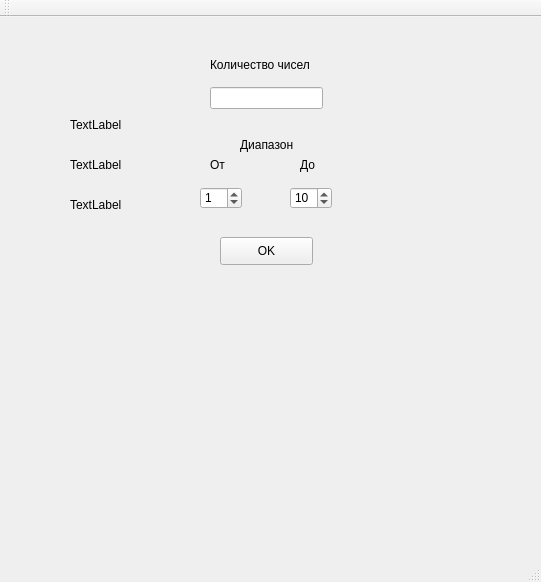
<?xml version="1.0" encoding="UTF-8"?>
<ui version="4.0">
 <class>MainWindow</class>
 <widget class="QMainWindow" name="MainWindow">
  <property name="geometry">
   <rect>
    <x>0</x>
    <y>0</y>
    <width>541</width>
    <height>582</height>
   </rect>
  </property>
  <property name="windowTitle">
   <string>MainWindow</string>
  </property>
  <widget class="QWidget" name="centralWidget">
   <widget class="QCustomPlot" name="widget" native="true">
    <property name="geometry">
     <rect>
      <x>0</x>
      <y>270</y>
      <width>541</width>
      <height>281</height>
     </rect>
    </property>
   </widget>
   <widget class="QLabel" name="label">
    <property name="geometry">
     <rect>
      <x>210</x>
      <y>40</y>
      <width>111</width>
      <height>16</height>
     </rect>
    </property>
    <property name="text">
     <string>Количество чисел</string>
    </property>
   </widget>
   <widget class="QLineEdit" name="lineEdit">
    <property name="geometry">
     <rect>
      <x>210</x>
      <y>70</y>
      <width>113</width>
      <height>22</height>
     </rect>
    </property>
   </widget>
   <widget class="QLabel" name="label_2">
    <property name="geometry">
     <rect>
      <x>240</x>
      <y>120</y>
      <width>71</width>
      <height>16</height>
     </rect>
    </property>
    <property name="text">
     <string>Диапазон</string>
    </property>
   </widget>
   <widget class="QSpinBox" name="spinBox">
    <property name="geometry">
     <rect>
      <x>200</x>
      <y>170</y>
      <width>42</width>
      <height>22</height>
     </rect>
    </property>
    <property name="value">
     <number>1</number>
    </property>
   </widget>
   <widget class="QSpinBox" name="spinBox_2">
    <property name="geometry">
     <rect>
      <x>290</x>
      <y>170</y>
      <width>42</width>
      <height>22</height>
     </rect>
    </property>
    <property name="value">
     <number>10</number>
    </property>
   </widget>
   <widget class="QLabel" name="label_3">
    <property name="geometry">
     <rect>
      <x>210</x>
      <y>140</y>
      <width>55</width>
      <height>16</height>
     </rect>
    </property>
    <property name="text">
     <string>От</string>
    </property>
   </widget>
   <widget class="QLabel" name="label_4">
    <property name="geometry">
     <rect>
      <x>300</x>
      <y>140</y>
      <width>55</width>
      <height>16</height>
     </rect>
    </property>
    <property name="text">
     <string>До</string>
    </property>
   </widget>
   <widget class="QPushButton" name="pushButton">
    <property name="geometry">
     <rect>
      <x>220</x>
      <y>220</y>
      <width>93</width>
      <height>28</height>
     </rect>
    </property>
    <property name="text">
     <string>OK</string>
    </property>
   </widget>
   <widget class="QLabel" name="label_5">
    <property name="geometry">
     <rect>
      <x>70</x>
      <y>100</y>
      <width>55</width>
      <height>16</height>
     </rect>
    </property>
    <property name="text">
     <string>TextLabel</string>
    </property>
   </widget>
   <widget class="QLabel" name="label_6">
    <property name="geometry">
     <rect>
      <x>70</x>
      <y>140</y>
      <width>55</width>
      <height>16</height>
     </rect>
    </property>
    <property name="text">
     <string>TextLabel</string>
    </property>
   </widget>
   <widget class="QLabel" name="label_7">
    <property name="geometry">
     <rect>
      <x>70</x>
      <y>180</y>
      <width>55</width>
      <height>16</height>
     </rect>
    </property>
    <property name="text">
     <string>TextLabel</string>
    </property>
   </widget>
  </widget>
  <widget class="QToolBar" name="mainToolBar">
   <attribute name="toolBarArea">
    <enum>TopToolBarArea</enum>
   </attribute>
   <attribute name="toolBarBreak">
    <bool>false</bool>
   </attribute>
  </widget>
  <widget class="QStatusBar" name="statusBar"/>
 </widget>
 <layoutdefault spacing="6" margin="11"/>
 <customwidgets>
  <customwidget>
   <class>QCustomPlot</class>
   <extends>QWidget</extends>
   <header>qcustomplot.h</header>
   <container>1</container>
  </customwidget>
 </customwidgets>
 <resources/>
 <connections/>
</ui>
